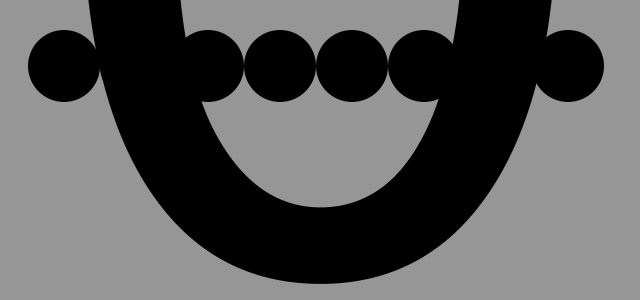
Frame 1 (no input)
Frame 60 (the mouse pressed at the canvas centre just before this capture): identical to frame 1, image omitted
Frame 120 (the mouse held since frame 60 and released just before this capture): identical to frame 1, image omitted

The Processing sketch that drew this single still picture (run headless with seeded random() and noise(); from frame 60 on, the mouse is pressed at the canvas centre):

// Processing sketch: InteractiveBinary
// ── InteractiveBinary.pde
Bit[] bitArray;

void setup() {
  size(640, 300);

  bitArray = new Bit[8];
  for (int i = 0; i < bitArray.length; i++)
    bitArray[i] = new Bit(width*0.1+i*width*0.9/bitArray.length, 30+width*0.9/bitArray.length/2, width*0.9/bitArray.length);
}

void draw() {
  background(150);
  for (int i = 0; i < bitArray.length; i++)
    bitArray[i].display();

  fill(unbinary(bitArrayToString(bitArray)) != 0 ? 255 : 0);  

  autoTextSize(str(unbinary(bitArrayToString(bitArray))), width*0.9, (height-60-width*0.9/bitArray.length)*0.75);
  textAlign(CENTER, BOTTOM);
  text(unbinary(bitArrayToString(bitArray)), width/2, height-30+textDescent());
}

void mouseClicked() {
  for (int i = 0; i < bitArray.length; i++)
    bitArray[i].click();
}

String bitArrayToString(Bit[] bitA) {
  String bitS = "";
  for (int i = 0; i < bitA.length; i++)
    bitS+= bitA[i].on ? "1" : "0";

  return bitS;
}

void autoTextSize(String string, float _width, float _height) {
  float size = 1;
  textSize(size);
  while (textWidth(string) < _width && textAscent()-textDescent() < _height) {
    size+= 0.1;
    textSize(size);
  }
  textSize(size);
}

// ── Bit.pde
class Bit {
  PVector pos;
  float size;

  boolean on;

  Bit(float x, float y, float s) {
    pos = new PVector(x, y);
    size = s;
  }

  void display() {
    fill(on ? 255 : 0);
    noStroke();

    ellipse(pos.x, pos.y, size, size);
  }

  void click() {
    if (dist(pos.x, pos.y, mouseX, mouseY) < size/2)
      on = !on;
  }
}
